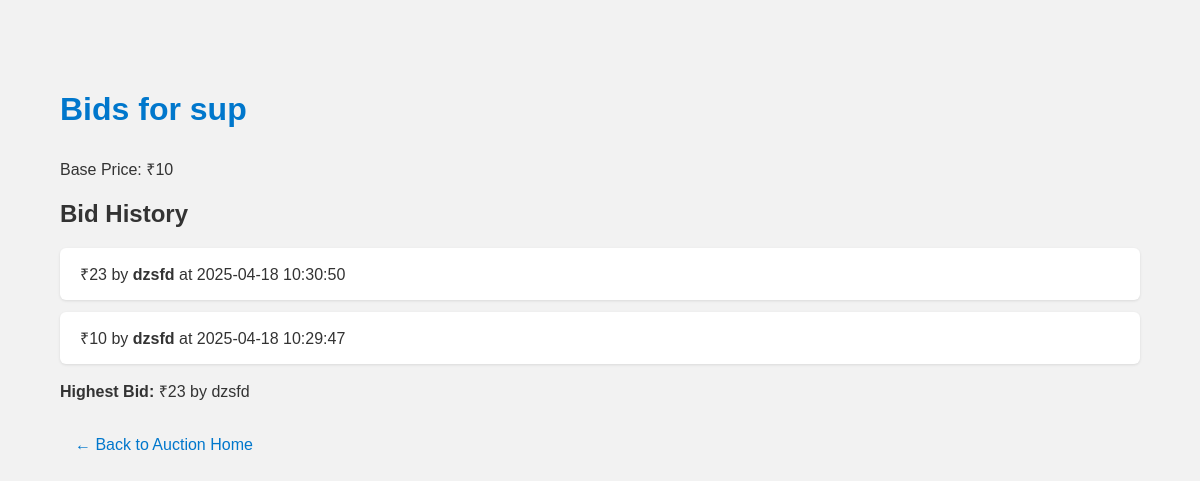
Page /player/2 on the committed database.
### tables this page shows
CREATE TABLE players (
    id INTEGER PRIMARY KEY AUTOINCREMENT,
    name TEXT NOT NULL,
    base_price INTEGER NOT NULL
);

CREATE TABLE bids (
    id INTEGER PRIMARY KEY AUTOINCREMENT,
    player_id INTEGER,
    team_id INTEGER,
    amount INTEGER,
    timestamp DATETIME DEFAULT CURRENT_TIMESTAMP,
    FOREIGN KEY (player_id) REFERENCES players(id),
    FOREIGN KEY (team_id) REFERENCES teams(id)
);

CREATE TABLE teams (
    id INTEGER PRIMARY KEY AUTOINCREMENT,
    name TEXT NOT NULL
);

### app.py (the view)
@app.route('/player/<int:player_id>')
def view_bids(player_id):
    db = get_db()
    player = db.execute("SELECT * FROM players WHERE id = ?", (player_id,)).fetchone()
    bids = db.execute("""
        SELECT bids.amount, teams.name as team_name, bids.timestamp
        FROM bids JOIN teams ON bids.team_id = teams.id
        WHERE bids.player_id = ?
        ORDER BY bids.amount DESC
    """, (player_id,)).fetchall()
    return render_template("bids.html", player=player, bids=bids)

### models.py (called while the page is built)
def get_db():
    conn = sqlite3.connect("auction.db")
    conn.row_factory = sqlite3.Row
    return conn

### templates/bids.html (shortened to what this page needs)
<!DOCTYPE html>
<html>
<head>
    <link rel="stylesheet" href="{{ url_for('static', filename='style.css') }}">
</head>
<body>
    <h1>Bids for {{ player.name }}</h1>
    <p>Base Price: ₹{{ player.base_price }}</p>
    {% if bids %}
    <h2>Bid History</h2>
    <ul>
        {% for bid in bids %}
        <li>
            ₹{{ bid.amount }} by <strong>{{ bid.team_name }}</strong> at {{ bid.timestamp }}
        </li>
        {% endfor %}
    </ul>
    <p><strong>Highest Bid:</strong> ₹{{ bids[0].amount }} by {{ bids[0].team_name }}</p>
    {% else %}
    <p>No bids yet for this player.</p>
    {% endif %}
    <br>
    <a href="{{ url_for('index') }}">← Back to Auction Home</a>
</body>
</html>

### static/style.css (style rules this page uses)
body { font-family: Arial, sans-serif; margin: 40px; padding: 20px; background-color: #f2f2f2; color: #333; }
h1 { color: #0077cc; margin-bottom: 20px; padding: 10px 0; }
ul { list-style-type: none; padding-left: 0; }
li { background-color: #fff; padding: 15px 20px; margin-bottom: 12px; border-radius: 6px; box-shadow: 0 1px 3px rgba(0,0,0,0.1); }
a { color: #0077cc; text-decoration: none; margin-left: 15px; padding: 5px 0; }

### rows in the picture
players: name "sup", base_price "10"
bids: amount "23", team_name "dzsfd", timestamp "2025-04-18 10:30:50"
bids: amount "10", team_name "dzsfd", timestamp "2025-04-18 10:29:47"
teams: name "dzsfd"
